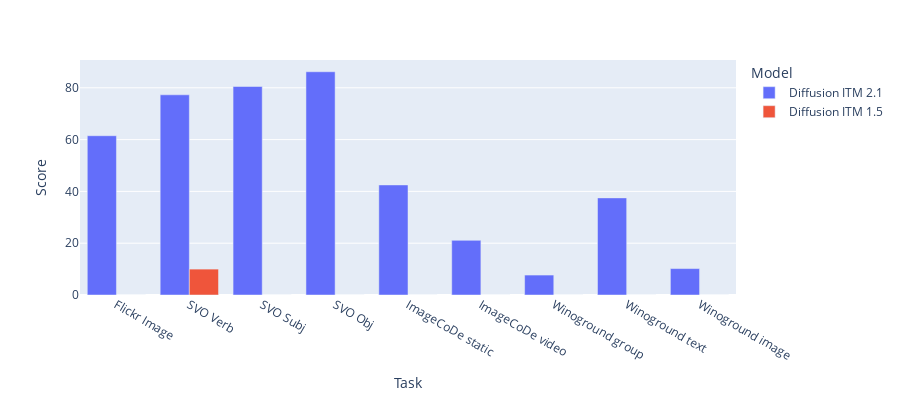

The cell this chart's notebook holds for it:
### Code cell
import plotly.express as px
fig = px.bar(df, x="task", y="score", color="model",
              barmode='group', 
              labels={
                     "task": "Task",
                     "score": "Score",
                     "model": "Model"
                 },
             height=400)
fig.show()

### Figure 1 — Plotly figure (JSON) as saved in the notebook; plotly's stock layout.template omitted (floating-point values rounded to 4 significant figures)
{"data": [{"alignmentgroup": "True", "hovertemplate": "Model=Diffusion ITM 2.1<br>Task=%{x}<br>Score=%{y}<extra></extra>", "legendgroup": "Diffusion ITM 2.1", "marker": {"color": "#636efa", "pattern": {"shape": ""}}, "name": "Diffusion ITM 2.1", "offsetgroup": "Diffusion ITM 2.1", "orientation": "v", "showlegend": true, "textposition": "auto", "type": "bar", "x": ["Flickr Image", "SVO Verb", "SVO Subj", "SVO Obj", "ImageCoDe static", "ImageCoDe video", "Winoground group", "Winoground text", "Winoground image"], "xaxis": "x", "y": [61.5, 77.3, 80.5, 86.2, 42.5, 21.1, 7.7, 37.5, 10.2], "yaxis": "y"}, {"alignmentgroup": "True", "hovertemplate": "Model=Diffusion ITM 1.5<br>Task=%{x}<br>Score=%{y}<extra></extra>", "legendgroup": "Diffusion ITM 1.5", "marker": {"color": "#EF553B", "pattern": {"shape": ""}}, "name": "Diffusion ITM 1.5", "offsetgroup": "Diffusion ITM 1.5", "orientation": "v", "showlegend": true, "textposition": "auto", "type": "bar", "x": ["Flickr Image", "SVO Verb", "SVO Subj", "SVO Obj", "ImageCoDe static", "ImageCoDe video", "Winoground group", "Winoground text", "Winoground image"], "xaxis": "x", "y": [0, 10, 0, 0, 0, 0, 0, 0, 0], "yaxis": "y"}], "layout": {"barmode": "group", "height": 400, "legend": {"title": {"text": "Model"}, "tracegroupgap": 0}, "margin": {"t": 60}, "xaxis": {"anchor": "y", "domain": [0, 1], "title": {"text": "Task"}}, "yaxis": {"anchor": "x", "domain": [0, 1], "title": {"text": "Score"}}}}
